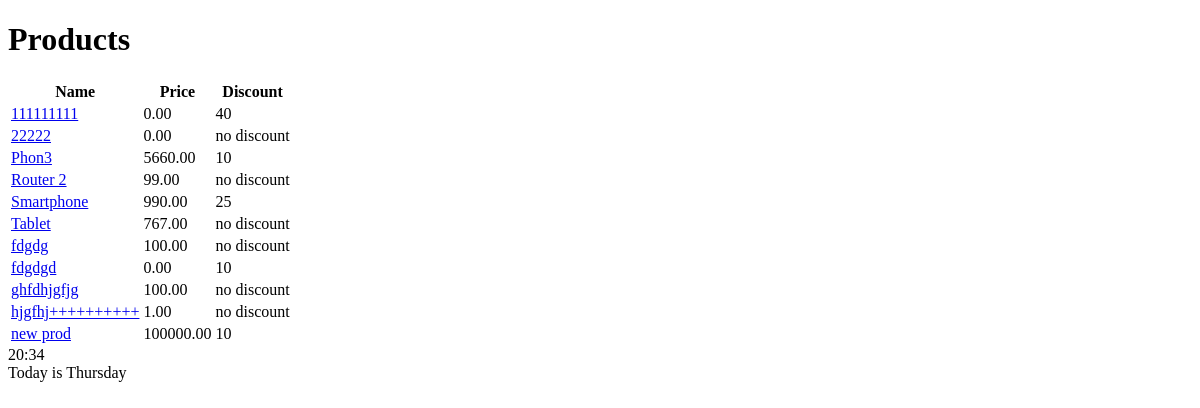
Before: /shop/products/ with the older database file.
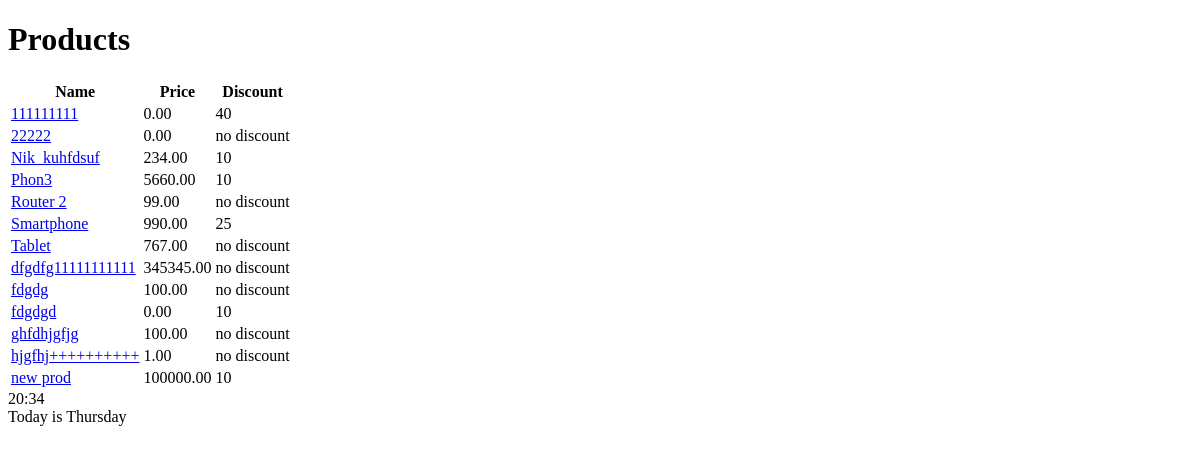
After: the same page with the newer database file.
### shopapp/models.py (models this page shows, shortened)
class Product(models.Model):
    class Meta:
        ordering = ['name', 'price']
    name = models.CharField(max_length=100)
    description = models.TextField(null=False, blank=True)
    price = models.DecimalField(default=0, max_digits=8, decimal_places=2)
    discount = models.PositiveSmallIntegerField(default=0)
    created_at = models.DateTimeField(auto_now_add=True)
    archived = models.BooleanField(default=False)
    created_by=models.ForeignKey(User, on_delete=models.PROTECT)

### shopapp/views.py (the view)
# urls.py: path('products/', ProductsListView.as_view(), name='product-list'),
class ProductsListView(ListView):
    model = Product
    context_object_name = "products"
    queryset = model.objects.filter(archived=False)

### shopapp/templates/shopapp/product_list.html (shortened to what this page needs)
{% extends 'shopapp/base.html' %}
{% block body %}
    <h1> Products </h1>
    <div>
        <table>
            <tr>
                <th>Name</th>
                <th>Price</th>
                <th>Discount</th>
            </tr>
        {% for product in products %}
            <tr>
                <td><a href={% url 'shopapp:product-detail' pk=product.pk %}>{{ product.name }} </a></td>
                <td> {{ product.price}} </td>
                <td> {% firstof product.discount 'no discount'  %} </td>
            </tr>
        {% empty %}
            No products here
        {% endfor%}
        </table>
    </div>
{% endblock %}

### shopapp/templates/shopapp/base.html (shortened to what this page needs)
<!DOCTYPE html>
<html lang="en">
    <head>
    </head>
    <body>
        {% block body %}{% endblock %}
        <div>
            {% now 'H:i' %}
        </div>
        <div>
            {% now 'l' as current_weekday %}
            Today is {{ current_weekday }}
        </div>
    </body>
</html>

Changed rows visible on the page:
added Product: name "Nik_kuhfdsuf", price "234.00", discount "10"
added Product: name "dfgdfg11111111111", price "345345.00", discount "no discount"
